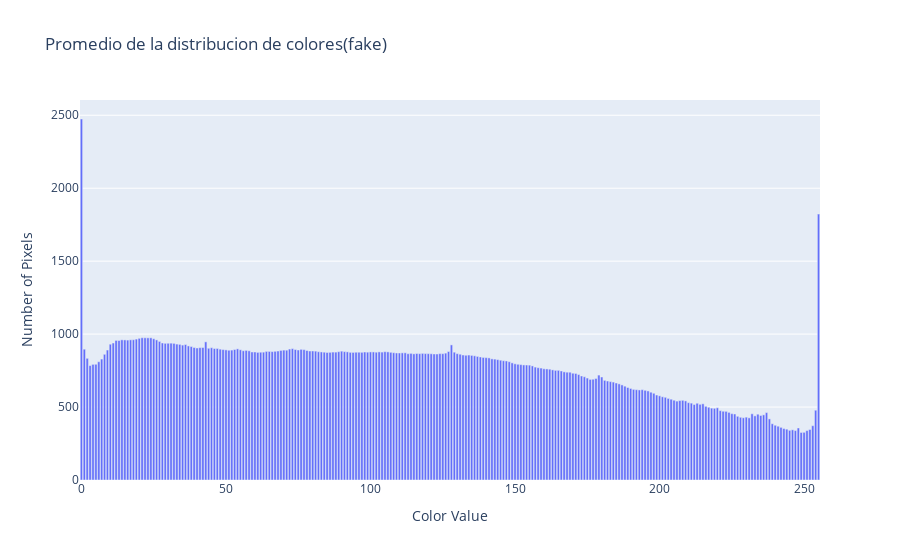

The code cell stored with this chart in its notebook:
### Code cell
mean_color_distribution = np.mean(color_distributions_fake, axis=0)
fig = go.Figure(
    go.Bar(x=np.arange(256), y=mean_color_distribution, name="Promedio de la distribucion de colores (fake)")
)

fig.update_layout(
    title="Promedio de la distribucion de colores(fake)",
    xaxis_title="Color Value",
    yaxis_title="Number of Pixels"
)

fig.show()

### Figure 1 — Plotly figure (JSON) as saved in the notebook; plotly's stock layout.template omitted (floating-point values rounded to 4 significant figures; data arrays with more than 128 entries replaced by an {"elided": "..."} marker saying what was removed)
{"data": [{"name": "Promedio de la distribucion de colores (fake)", "type": "bar", "x": {"elided": "256 int values"}, "y": {"elided": "256 float values"}}], "layout": {"title": {"text": "Promedio de la distribucion de colores(fake)"}, "xaxis": {"title": {"text": "Color Value"}}, "yaxis": {"title": {"text": "Number of Pixels"}}}}
